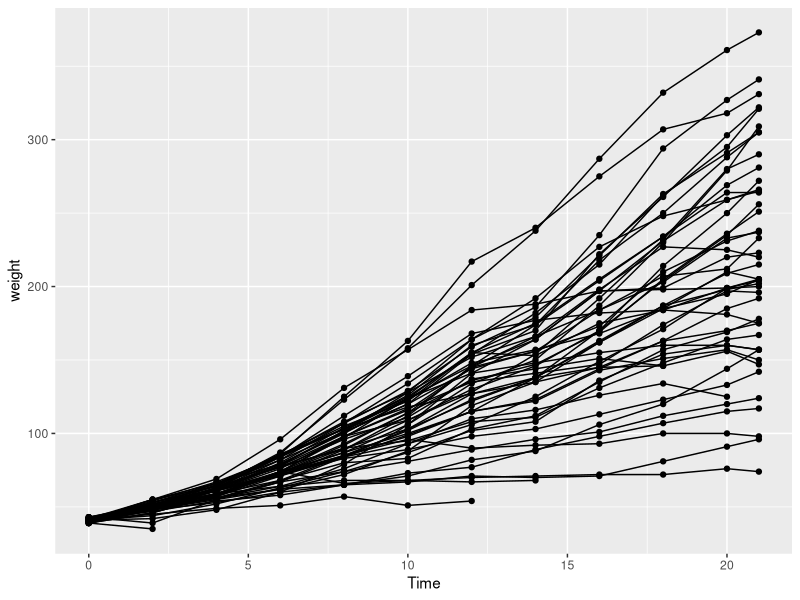
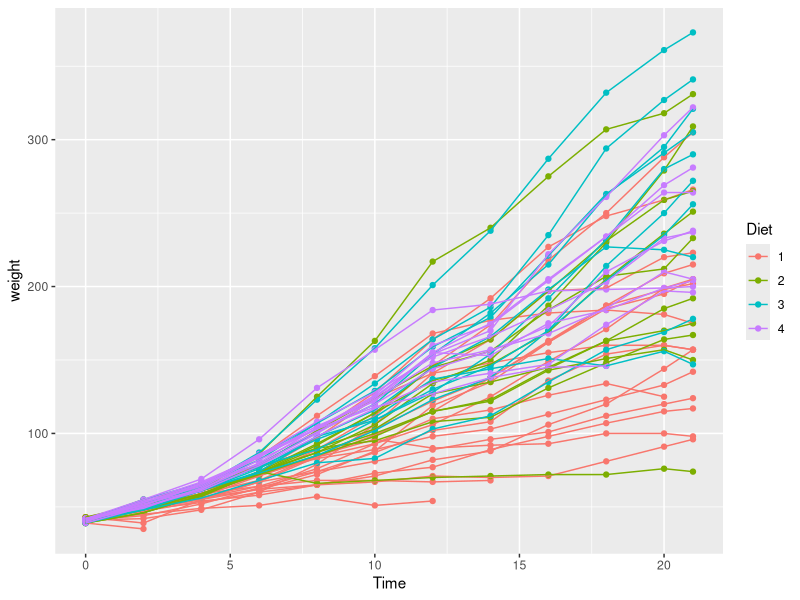
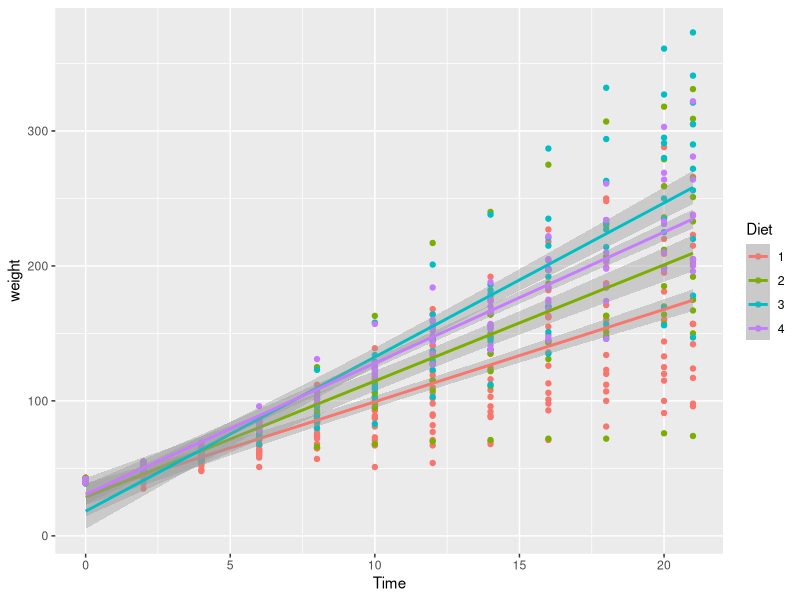
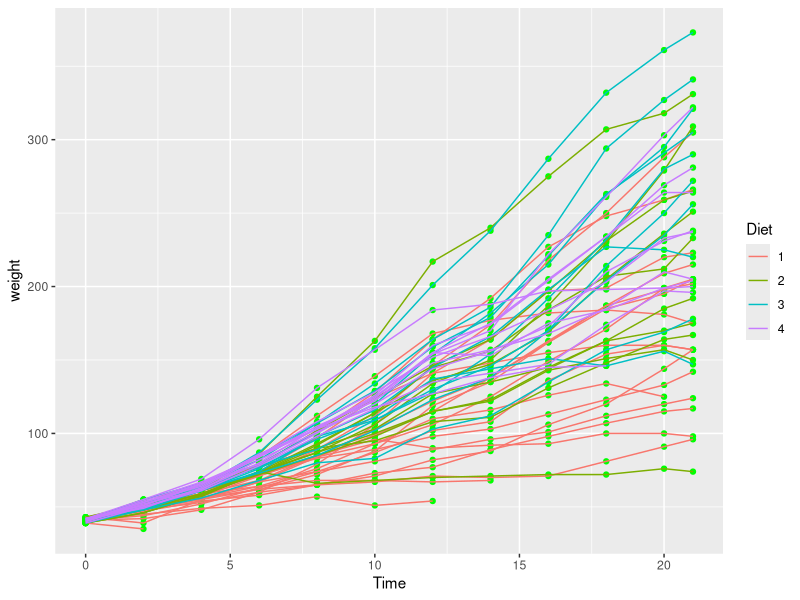
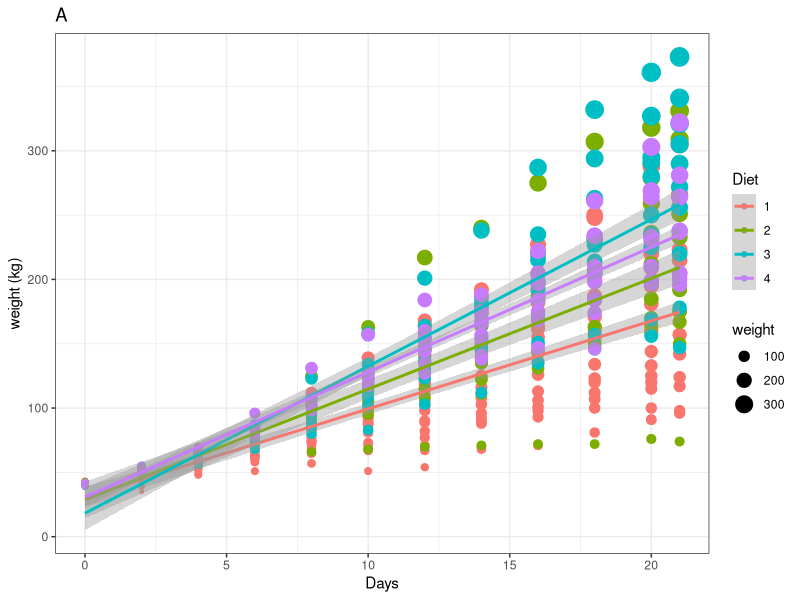
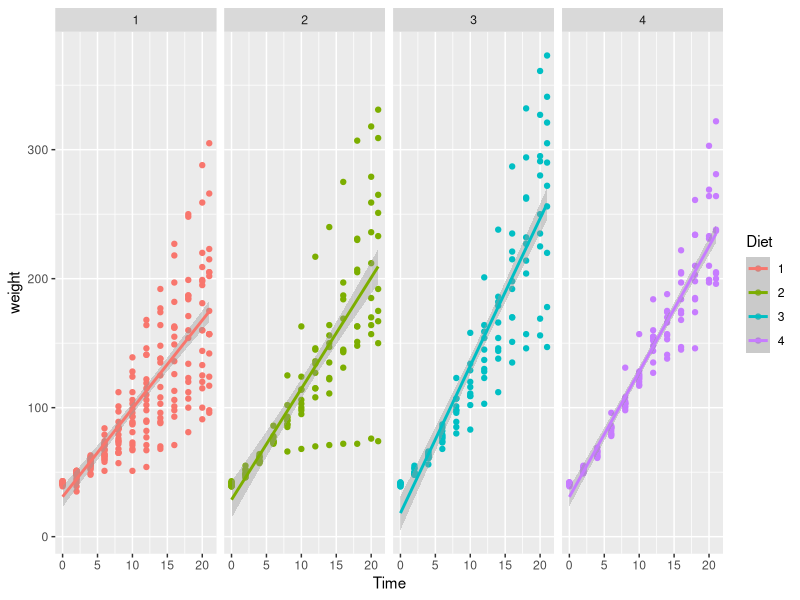
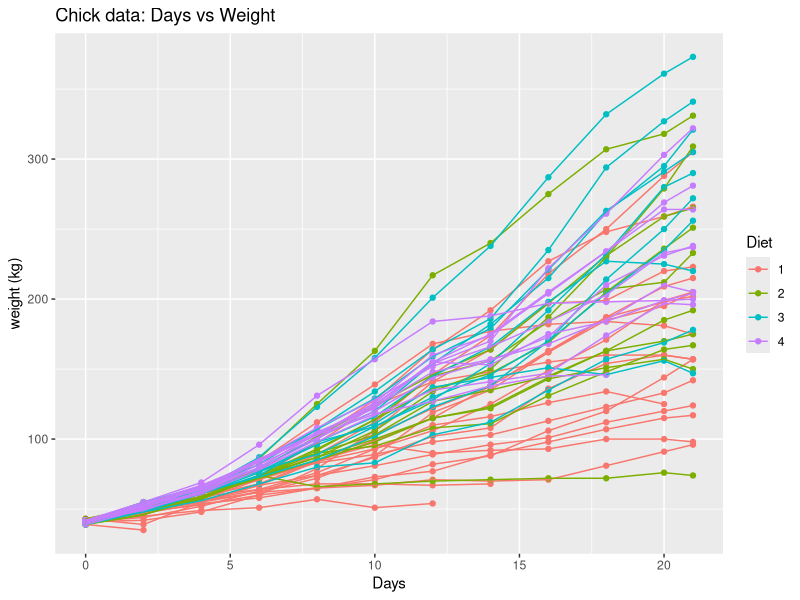
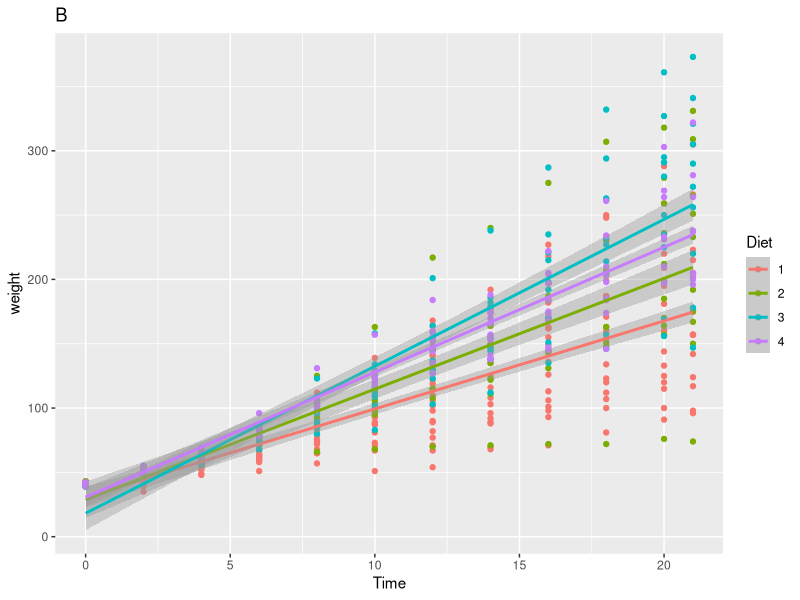

Here is the R script that generated these plots, in order:
# Plotting in R using ggplot
# Day 2
# Nicole Okkers
# 30 January 2019

# Load Libraries
library(tidyverse)

Chicks <- datasets::ChickWeight # this is the command to 'activate' the dataset 'chickweight' (for the exercise, choose 3 data sets from this built-in data sets)
??ChickWeight

ggplot(data = Chicks, aes( x = Time, y = weight)) +
  geom_point() +
  geom_line(aes(group = Chick))

ggplot(Chicks, aes( x = Time, y = weight, colour = Diet)) +
  geom_point() +
  geom_line(aes(group = Chick))
 
ggplot(Chicks, aes( x = Time, y = weight, colour = Diet)) +
  geom_point() +
  geom_smooth(method = "lm")

ggplot(Chicks, aes( x = Time, y = weight, colour = Diet)) +
  geom_point(color = "green") + # assinging colours to the points
  geom_line(aes(group = Chick))

ggplot(Chicks, aes( x = Time, y = weight, colour = Diet)) +
  geom_point(aes (size = weight )) +
  geom_smooth(method = "lm") +
labs(x = "Days", y ="weight (kg)") + # Changing Lables
  ggtitle( "A") +
  theme_bw()

# Facetting in ggplot
library(ggpubr) # run the ggpubr library in order to activate "facet_wrap" and "ggarrange"

ggplot(Chicks, aes( x = Time, y = weight , colour = Diet)) +
  geom_point() +
  geom_smooth(method = 'lm') +
  facet_wrap(~Diet, ncol = 4)

Chicks_2 <- Chicks %>% 
  filter(Time == 21)

plot_1 <- ggplot(Chicks, aes(x = Time, y = weight, colour = Diet)) +
  geom_point() +
  geom_line(aes(group = Chick)) +
  labs(x = "Days", y ='weight (kg)') +
  ggtitle( "Chick data: Days vs Weight")
plot_1

plot_2 <- ggplot(Chicks, aes(x = Time, y = weight, colour = Diet)) +
  geom_point() +
  geom_smooth(method = "lm") +
  ggtitle("B")
plot_2

plot3 <- ggplot(data = Chicks_2, aes(x = weight)) +
  geom_histogram(aes(fill = Diet), position = "dodge", binwidth = 100) + # "position" makes sure that the bars are next(alongside eachother) to eachother and not on top or behind eachother
  labs(x = "Final Mass (g)", y ="Count") # instruction to make histogram type graph
plot3

plot4 <- ggplot(data = Chicks_2, aes(x = Diet, y = weight)) +
  geom_boxplot(aes(fill = Diet)) + # this is the command to produce a boxplot
  labs(x = "Diet", y = "Final Mass (g)")
plot4

plot_combined <- ggarrange(plot_1, plot_2, plot3, plot4) # install package ggpubr and then use the ggarrange to combine all of the plots


